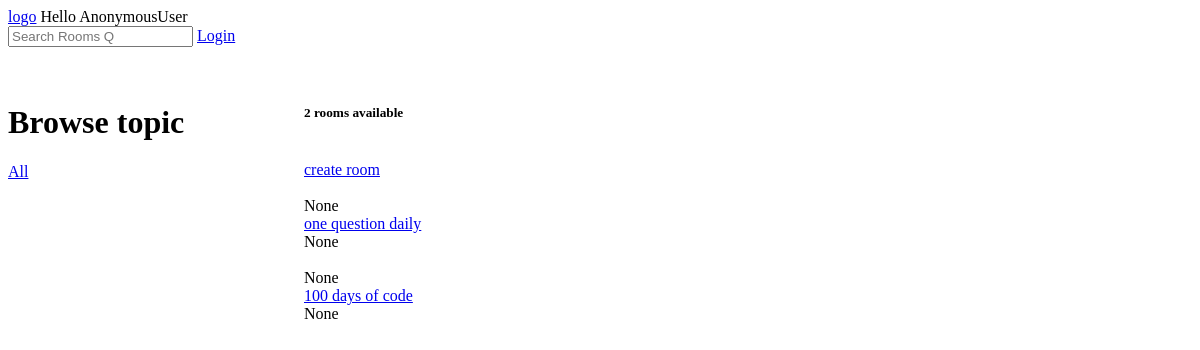
The app's page /, older data.
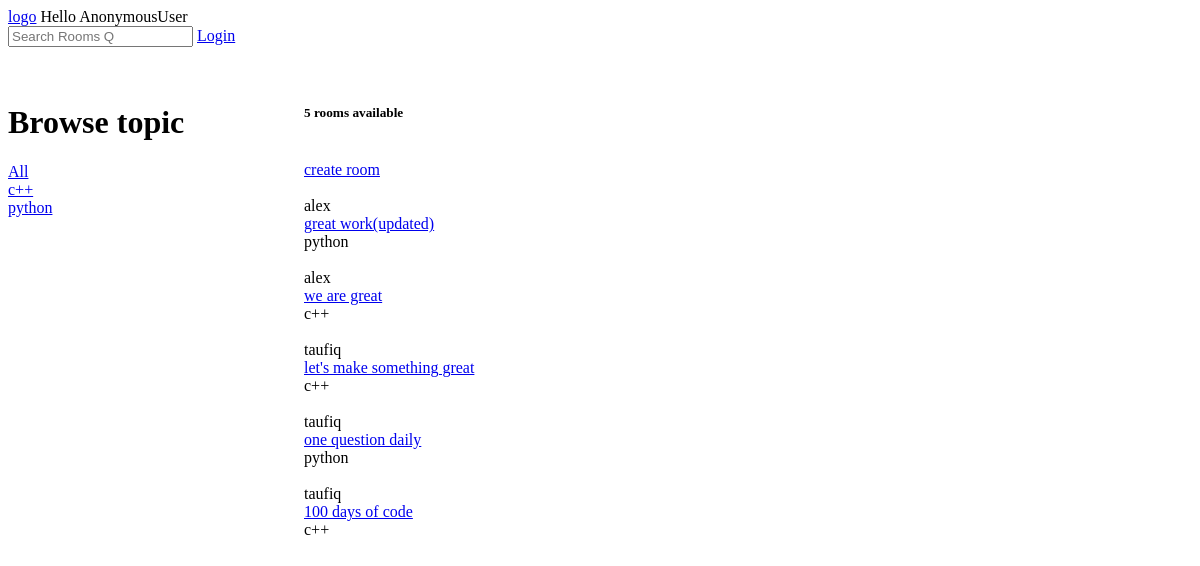
The same page, newer data.
### base/models.py (models this page shows, shortened)
class Room(models.Model):
    host = models.ForeignKey(User, on_delete=models.SET_NULL, null=True)
    name = models.CharField(max_length=200)
    description = models.TextField(null=True, blank=True)
    topic = models.ForeignKey(Topic, on_delete=models.SET_NULL, null=True)
    updated = models.DateTimeField(auto_now= True)
    created = models.DateTimeField(auto_now_add= True)
    class Meta:
        ordering = ['-updated', 'created']

class Topic(models.Model):
    name = models.CharField(max_length=200)
    def __str__(self):
        return self.name

### base/views.py (the view)
# urls.py: 2. Add a URL to urlpatterns:  path('', views.home, name='home')
def home(request):
    q = request.GET.get('q') if request.GET.get('q') != None else ""
    rooms = Room.objects.filter(Q(topic__name__icontains=q) | Q(name__icontains=q) | Q(description__icontains=q))
    topics = Topic.objects.all()
    rooms_count = rooms.count()
    return render(request, 'base/home.html', {'rooms' : rooms, 'topics': topics,'rooms_count':rooms_count})

### base/templates/base/home.html (shortened to what this page needs)
{% extends 'main.html' %}
{% block content %}
<div class="main">
    <div>
        <h1>Browse topic</h1>
            <div>
            <a href="{% url 'home' %}" >All</a>
        </div>
        {% for topic in topics %}
        <div>
            <a href="{% url 'home' %}?q={{topic.name|urlencode }}" >{{topic.name}}</a>
        </div>
        {% endfor %}
    </div>
    <div>
        <div>
            <h5>{{rooms_count}} rooms available</h5>
        </div>
        <br/>
        <div>
           <a href="{% url 'create-room' %}">create room</a>
        </div>
        <br/>
        {% for room in rooms %}
        <div>
            <div>{{room.host}}</div>
            <div><a href="{% url 'room' room.id %}">{{room.name}}</a></div>
            <div>{{room.topic}}</div>
        </div><br/>
        {% endfor %}
    </div>
</div>
{% endblock %}

### templates/main.html (shortened to what this page needs)
<!DOCTYPE html>
<html lang="en">
<head>
</head>
<body>
    {% include 'nav.html' %}
    {% block content %}
    {% endblock %}
</body>
</html>

### templates/nav.html
<div>
    <a href="/">logo</a>
    Hello {{request.user}}
    <form method="GET" action="{% url 'home' %}">
        <input type="text" name="q" placeholder="Search Rooms Q " />
        {% if request.user.is_authenticated %}
        <a href="{% url 'logout' %}">Logout</a>
        {% else %}
        <a href="{% url 'login' %}" >Login</a>
        {% endif %}
    </form>
    <br><br>
</div>

### base/templates/base/home.html (style rules this page uses)
.main { display: grid; grid-template-columns: 1fr 3fr ; }

Row changes from the older to the newer data that the page shows:
added Topic: name "c++"
added Topic: name "python"
added Room: host "alex", name "great work(updated)", topic "python"
added Room: host "alex", name "we are great", topic "c++"
added Room: host "taufiq", name "let's make something great", topic "c++"
changed Room "one question daily": host "None" → "taufiq"; topic "None" → "python"
changed Room "100 days of code": host "None" → "taufiq"; topic "None" → "c++"
Text that changed along with them:
{{ rooms_count }}: "2" → "5"
